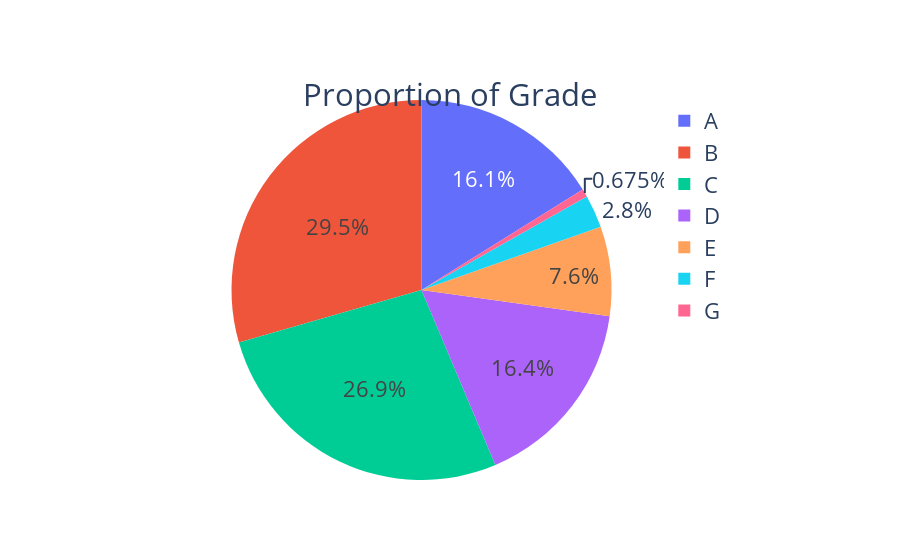
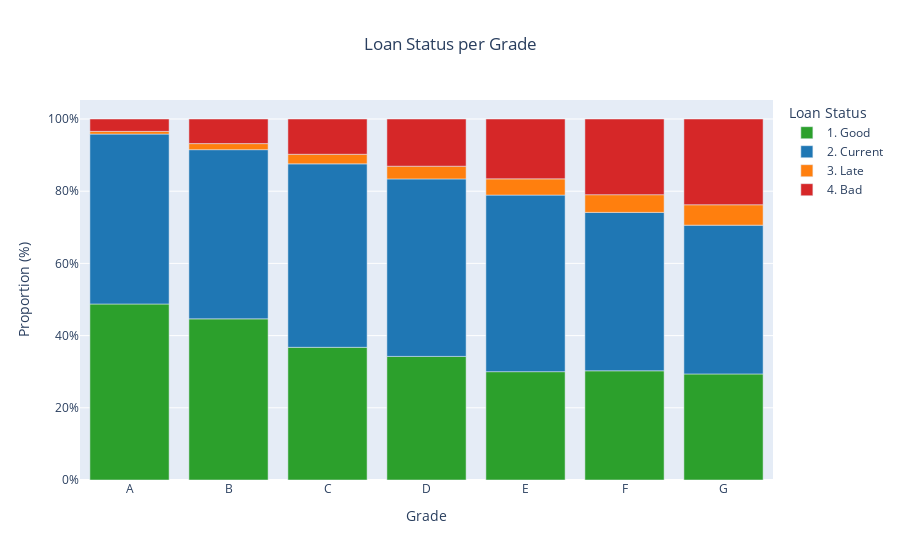

Notebook cell for these charts, in order:
### Markdown cell above
### BU 3  

Available grading from company

### Code cell
# proportion of each grade
grade_ratio = (data2.groupby(['grade']).agg('sum')[['dummy']].unstack()/data2.shape[0]).reset_index()
fig2 = px.pie(grade_ratio, 
             values=0,  names='grade', 
             title='Proportion of Grade',
             )
fig2.update_traces(sort=False)#,layout=layout) 
fig2.update_layout(title_x=.5, title_y=.85,
                   font=dict(size=22), 
                   legend={'x': .9, 'y': 1},
                   )
fig2.show()


# proportion of loan status per class
grade_sum = data2.groupby(['grade','loan_status']).agg('sum')[['dummy']].unstack()
grade_sum.columns = grade_sum.columns.droplevel()
grade_prop = grade_sum.div(grade_sum.sum(axis=1), axis=0)
disc_col = ['#2CA02C','#1F77B4','#FF7F0E','#D62728']
fig1 = px.bar(grade_prop, title='Loan Status per Grade', 
color_discrete_sequence=disc_col)#color='T10')
fig1.update_layout(
  xaxis_title='Grade', yaxis_title='Proportion (%)', 
  yaxis_tickformat = ',.0%', legend_title='Loan Status',
  title_x=.5
)
fig1.show()

### Figure 1 — Plotly figure (JSON) as saved in the notebook; plotly's stock layout.template omitted (floating-point values rounded to 4 significant figures)
{"data": [{"domain": {"x": [0, 1], "y": [0, 1]}, "hovertemplate": "grade=%{label}<br>0=%{value}<extra></extra>", "labels": ["A", "B", "C", "D", "E", "F", "G"], "legendgroup": "", "name": "", "showlegend": true, "sort": false, "type": "pie", "values": [0.1613, 0.2946, 0.2689, 0.1644, 0.07598, 0.02801, 0.006748]}], "layout": {"font": {"size": 22}, "legend": {"tracegroupgap": 0, "x": 0.9, "y": 1}, "title": {"text": "Proportion of Grade", "x": 0.5, "y": 0.85}}}

### Figure 2 — Plotly figure (JSON) as saved in the notebook; plotly's stock layout.template omitted (floating-point values rounded to 4 significant figures)
{"data": [{"alignmentgroup": "True", "hovertemplate": "loan_status=1. Good<br>grade=%{x}<br>value=%{y}<extra></extra>", "legendgroup": "1. Good", "marker": {"color": "#2CA02C", "pattern": {"shape": ""}}, "name": "1. Good", "offsetgroup": "1. Good", "orientation": "v", "showlegend": true, "textposition": "auto", "type": "bar", "x": ["A", "B", "C", "D", "E", "F", "G"], "xaxis": "x", "y": [0.4876, 0.4464, 0.3675, 0.3424, 0.3001, 0.3025, 0.2938], "yaxis": "y"}, {"alignmentgroup": "True", "hovertemplate": "loan_status=2. Current<br>grade=%{x}<br>value=%{y}<extra></extra>", "legendgroup": "2. Current", "marker": {"color": "#1F77B4", "pattern": {"shape": ""}}, "name": "2. Current", "offsetgroup": "2. Current", "orientation": "v", "showlegend": true, "textposition": "auto", "type": "bar", "x": ["A", "B", "C", "D", "E", "F", "G"], "xaxis": "x", "y": [0.4707, 0.4687, 0.5082, 0.4916, 0.4892, 0.4388, 0.4121], "yaxis": "y"}, {"alignmentgroup": "True", "hovertemplate": "loan_status=3. Late<br>grade=%{x}<br>value=%{y}<extra></extra>", "legendgroup": "3. Late", "marker": {"color": "#FF7F0E", "pattern": {"shape": ""}}, "name": "3. Late", "offsetgroup": "3. Late", "orientation": "v", "showlegend": true, "textposition": "auto", "type": "bar", "x": ["A", "B", "C", "D", "E", "F", "G"], "xaxis": "x", "y": [0.00757, 0.01683, 0.0266, 0.03528, 0.04494, 0.04899, 0.05659], "yaxis": "y"}, {"alignmentgroup": "True", "hovertemplate": "loan_status=4. Bad<br>grade=%{x}<br>value=%{y}<extra></extra>", "legendgroup": "4. Bad", "marker": {"color": "#D62728", "pattern": {"shape": ""}}, "name": "4. Bad", "offsetgroup": "4. Bad", "orientation": "v", "showlegend": true, "textposition": "auto", "type": "bar", "x": ["A", "B", "C", "D", "E", "F", "G"], "xaxis": "x", "y": [0.0342, 0.06814, 0.09769, 0.1307, 0.1658, 0.2097, 0.2375], "yaxis": "y"}], "layout": {"barmode": "relative", "legend": {"title": {"text": "Loan Status"}, "tracegroupgap": 0}, "title": {"text": "Loan Status per Grade", "x": 0.5}, "xaxis": {"anchor": "y", "domain": [0, 1], "title": {"text": "Grade"}}, "yaxis": {"anchor": "x", "domain": [0, 1], "tickformat": ",.0%", "title": {"text": "Proportion (%)"}}}}
